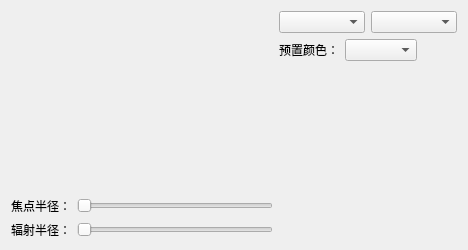
<?xml version="1.0" encoding="UTF-8"?>
<ui version="4.0">
 <class>GradientParamDialog</class>
 <widget class="QDialog" name="GradientParamDialog">
  <property name="geometry">
   <rect>
    <x>0</x>
    <y>0</y>
    <width>468</width>
    <height>248</height>
   </rect>
  </property>
  <property name="sizePolicy">
   <sizepolicy hsizetype="Fixed" vsizetype="Fixed">
    <horstretch>0</horstretch>
    <verstretch>0</verstretch>
   </sizepolicy>
  </property>
  <property name="windowTitle">
   <string>渐变参数</string>
  </property>
  <layout class="QHBoxLayout" name="horizontalLayout">
   <item>
    <layout class="QVBoxLayout" name="verticalLayout_2">
     <property name="sizeConstraint">
      <enum>QLayout::SizeConstraint::SetMinimumSize</enum>
     </property>
     <item>
      <widget class="QWidget" name="preview" native="true">
       <property name="sizePolicy">
        <sizepolicy hsizetype="Fixed" vsizetype="MinimumExpanding">
         <horstretch>0</horstretch>
         <verstretch>0</verstretch>
        </sizepolicy>
       </property>
       <property name="minimumSize">
        <size>
         <width>180</width>
         <height>180</height>
        </size>
       </property>
       <property name="autoFillBackground">
        <bool>false</bool>
       </property>
      </widget>
     </item>
     <item>
      <widget class="QWidget" name="radialParam" native="true">
       <property name="sizePolicy">
        <sizepolicy hsizetype="Preferred" vsizetype="Fixed">
         <horstretch>0</horstretch>
         <verstretch>0</verstretch>
        </sizepolicy>
       </property>
       <layout class="QVBoxLayout" name="verticalLayout_3">
        <property name="sizeConstraint">
         <enum>QLayout::SizeConstraint::SetMinimumSize</enum>
        </property>
        <property name="leftMargin">
         <number>0</number>
        </property>
        <property name="topMargin">
         <number>0</number>
        </property>
        <property name="rightMargin">
         <number>0</number>
        </property>
        <property name="bottomMargin">
         <number>0</number>
        </property>
        <item>
         <layout class="QHBoxLayout" name="horizontalLayout_4">
          <property name="sizeConstraint">
           <enum>QLayout::SizeConstraint::SetMinimumSize</enum>
          </property>
          <item>
           <widget class="QLabel" name="label_2">
            <property name="sizePolicy">
             <sizepolicy hsizetype="Preferred" vsizetype="Fixed">
              <horstretch>0</horstretch>
              <verstretch>0</verstretch>
             </sizepolicy>
            </property>
            <property name="text">
             <string>焦点半径：</string>
            </property>
           </widget>
          </item>
          <item>
           <widget class="QSlider" name="focalRadius">
            <property name="sizePolicy">
             <sizepolicy hsizetype="Expanding" vsizetype="Fixed">
              <horstretch>0</horstretch>
              <verstretch>0</verstretch>
             </sizepolicy>
            </property>
            <property name="orientation">
             <enum>Qt::Orientation::Horizontal</enum>
            </property>
           </widget>
          </item>
         </layout>
        </item>
        <item>
         <layout class="QHBoxLayout" name="horizontalLayout_5">
          <property name="sizeConstraint">
           <enum>QLayout::SizeConstraint::SetMinimumSize</enum>
          </property>
          <item>
           <widget class="QLabel" name="label_3">
            <property name="text">
             <string>辐射半径：</string>
            </property>
           </widget>
          </item>
          <item>
           <widget class="QSlider" name="centerRadius">
            <property name="orientation">
             <enum>Qt::Orientation::Horizontal</enum>
            </property>
           </widget>
          </item>
         </layout>
        </item>
       </layout>
      </widget>
     </item>
    </layout>
   </item>
   <item>
    <layout class="QVBoxLayout" name="verticalLayout">
     <property name="sizeConstraint">
      <enum>QLayout::SizeConstraint::SetMinimumSize</enum>
     </property>
     <item>
      <layout class="QHBoxLayout" name="horizontalLayout_2">
       <property name="sizeConstraint">
        <enum>QLayout::SizeConstraint::SetMinimumSize</enum>
       </property>
       <item>
        <widget class="QComboBox" name="gradientType">
         <property name="insertPolicy">
          <enum>QComboBox::InsertPolicy::NoInsert</enum>
         </property>
         <property name="sizeAdjustPolicy">
          <enum>QComboBox::SizeAdjustPolicy::AdjustToContents</enum>
         </property>
        </widget>
       </item>
       <item>
        <widget class="QComboBox" name="spreadOption">
         <property name="insertPolicy">
          <enum>QComboBox::InsertPolicy::NoInsert</enum>
         </property>
         <property name="sizeAdjustPolicy">
          <enum>QComboBox::SizeAdjustPolicy::AdjustToContents</enum>
         </property>
        </widget>
       </item>
      </layout>
     </item>
     <item>
      <layout class="QHBoxLayout" name="horizontalLayout_3">
       <property name="sizeConstraint">
        <enum>QLayout::SizeConstraint::SetMinimumSize</enum>
       </property>
       <item>
        <widget class="QLabel" name="label">
         <property name="sizePolicy">
          <sizepolicy hsizetype="Preferred" vsizetype="Fixed">
           <horstretch>0</horstretch>
           <verstretch>0</verstretch>
          </sizepolicy>
         </property>
         <property name="text">
          <string>预置颜色：</string>
         </property>
        </widget>
       </item>
       <item>
        <widget class="QComboBox" name="presets">
         <property name="sizePolicy">
          <sizepolicy hsizetype="Preferred" vsizetype="Fixed">
           <horstretch>0</horstretch>
           <verstretch>0</verstretch>
          </sizepolicy>
         </property>
         <property name="insertPolicy">
          <enum>QComboBox::InsertPolicy::NoInsert</enum>
         </property>
         <property name="sizeAdjustPolicy">
          <enum>QComboBox::SizeAdjustPolicy::AdjustToContents</enum>
         </property>
         <property name="iconSize">
          <size>
           <width>64</width>
           <height>16</height>
          </size>
         </property>
        </widget>
       </item>
       <item>
        <spacer name="horizontalSpacer">
         <property name="orientation">
          <enum>Qt::Orientation::Horizontal</enum>
         </property>
         <property name="sizeType">
          <enum>QSizePolicy::Policy::Preferred</enum>
         </property>
         <property name="sizeHint" stdset="0">
          <size>
           <width>40</width>
           <height>20</height>
          </size>
         </property>
        </spacer>
       </item>
      </layout>
     </item>
     <item>
      <widget class="GradientColorPicker" name="gradientColorPicker">
       <property name="sizePolicy">
        <sizepolicy hsizetype="Preferred" vsizetype="Minimum">
         <horstretch>0</horstretch>
         <verstretch>0</verstretch>
        </sizepolicy>
       </property>
      </widget>
     </item>
    </layout>
   </item>
  </layout>
 </widget>
 <customwidgets>
  <customwidget>
   <class>GradientColorPicker</class>
   <extends>QWidget</extends>
   <header>gradientcolorpicker.h</header>
  </customwidget>
 </customwidgets>
 <resources/>
 <connections/>
</ui>
